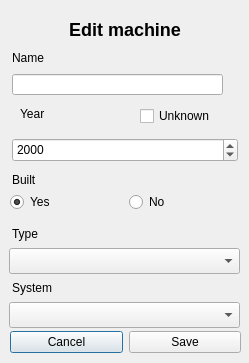
<?xml version="1.0" encoding="UTF-8"?>
<ui version="4.0">
 <class>editMachineDialog</class>
 <widget class="QDialog" name="editMachineDialog">
  <property name="geometry">
   <rect>
    <x>0</x>
    <y>0</y>
    <width>249</width>
    <height>363</height>
   </rect>
  </property>
  <property name="windowTitle">
   <string>Edit Machine</string>
  </property>
  <widget class="QLabel" name="label_4">
   <property name="geometry">
    <rect>
     <x>12</x>
     <y>226</y>
     <width>226</width>
     <height>16</height>
    </rect>
   </property>
   <property name="text">
    <string>Type</string>
   </property>
  </widget>
  <widget class="QLabel" name="label">
   <property name="geometry">
    <rect>
     <x>12</x>
     <y>50</y>
     <width>226</width>
     <height>16</height>
    </rect>
   </property>
   <property name="text">
    <string>Name</string>
   </property>
  </widget>
  <widget class="QComboBox" name="editMachineType">
   <property name="geometry">
    <rect>
     <x>9</x>
     <y>248</y>
     <width>231</width>
     <height>26</height>
    </rect>
   </property>
  </widget>
  <widget class="QLabel" name="label_6">
   <property name="geometry">
    <rect>
     <x>12</x>
     <y>18</y>
     <width>226</width>
     <height>24</height>
    </rect>
   </property>
   <property name="text">
    <string>&lt;html&gt;&lt;head/&gt;&lt;body&gt;&lt;p&gt;&lt;span style=&quot; font-size:x-large; font-weight:600;&quot;&gt;Edit machine&lt;/span&gt;&lt;/p&gt;&lt;/body&gt;&lt;/html&gt;</string>
   </property>
   <property name="alignment">
    <set>Qt::AlignCenter</set>
   </property>
  </widget>
  <widget class="QComboBox" name="editMachineSystem">
   <property name="geometry">
    <rect>
     <x>9</x>
     <y>302</y>
     <width>231</width>
     <height>26</height>
    </rect>
   </property>
  </widget>
  <widget class="QLineEdit" name="editMachineNameField">
   <property name="geometry">
    <rect>
     <x>12</x>
     <y>74</y>
     <width>211</width>
     <height>21</height>
    </rect>
   </property>
  </widget>
  <widget class="QWidget" name="layoutWidget_2">
   <property name="geometry">
    <rect>
     <x>10</x>
     <y>186</y>
     <width>231</width>
     <height>32</height>
    </rect>
   </property>
   <layout class="QHBoxLayout" name="horizontalLayout_2">
    <item>
     <layout class="QHBoxLayout" name="horizontalLayout">
      <item>
       <widget class="QRadioButton" name="builtYesRadioButton">
        <property name="text">
         <string>Yes</string>
        </property>
        <property name="checked">
         <bool>true</bool>
        </property>
       </widget>
      </item>
      <item>
       <widget class="QRadioButton" name="builtNoRadioButton">
        <property name="text">
         <string>No</string>
        </property>
       </widget>
      </item>
     </layout>
    </item>
   </layout>
  </widget>
  <widget class="QLabel" name="label_5">
   <property name="geometry">
    <rect>
     <x>12</x>
     <y>280</y>
     <width>226</width>
     <height>16</height>
    </rect>
   </property>
   <property name="text">
    <string>System</string>
   </property>
  </widget>
  <widget class="QDateEdit" name="editMachineYear">
   <property name="geometry">
    <rect>
     <x>12</x>
     <y>138</y>
     <width>226</width>
     <height>24</height>
    </rect>
   </property>
   <property name="displayFormat">
    <string>yyyy</string>
   </property>
  </widget>
  <widget class="QLabel" name="label_3">
   <property name="geometry">
    <rect>
     <x>12</x>
     <y>172</y>
     <width>226</width>
     <height>16</height>
    </rect>
   </property>
   <property name="text">
    <string>Built</string>
   </property>
  </widget>
  <widget class="QLabel" name="label_2">
   <property name="geometry">
    <rect>
     <x>20</x>
     <y>106</y>
     <width>111</width>
     <height>16</height>
    </rect>
   </property>
   <property name="text">
    <string>Year</string>
   </property>
  </widget>
  <widget class="QCheckBox" name="yearUnknownCheckbox">
   <property name="geometry">
    <rect>
     <x>140</x>
     <y>106</y>
     <width>81</width>
     <height>20</height>
    </rect>
   </property>
   <property name="text">
    <string>Unknown</string>
   </property>
  </widget>
  <widget class="QWidget" name="layoutWidget_3">
   <property name="geometry">
    <rect>
     <x>10</x>
     <y>326</y>
     <width>231</width>
     <height>32</height>
    </rect>
   </property>
   <layout class="QHBoxLayout" name="horizontalLayout_3">
    <item>
     <widget class="QPushButton" name="editMachinecancelButton">
      <property name="text">
       <string>Cancel</string>
      </property>
      <property name="default">
       <bool>true</bool>
      </property>
     </widget>
    </item>
    <item>
     <widget class="QPushButton" name="editMachineSaveButton">
      <property name="text">
       <string>Save</string>
      </property>
     </widget>
    </item>
   </layout>
  </widget>
 </widget>
 <resources/>
 <connections/>
</ui>
